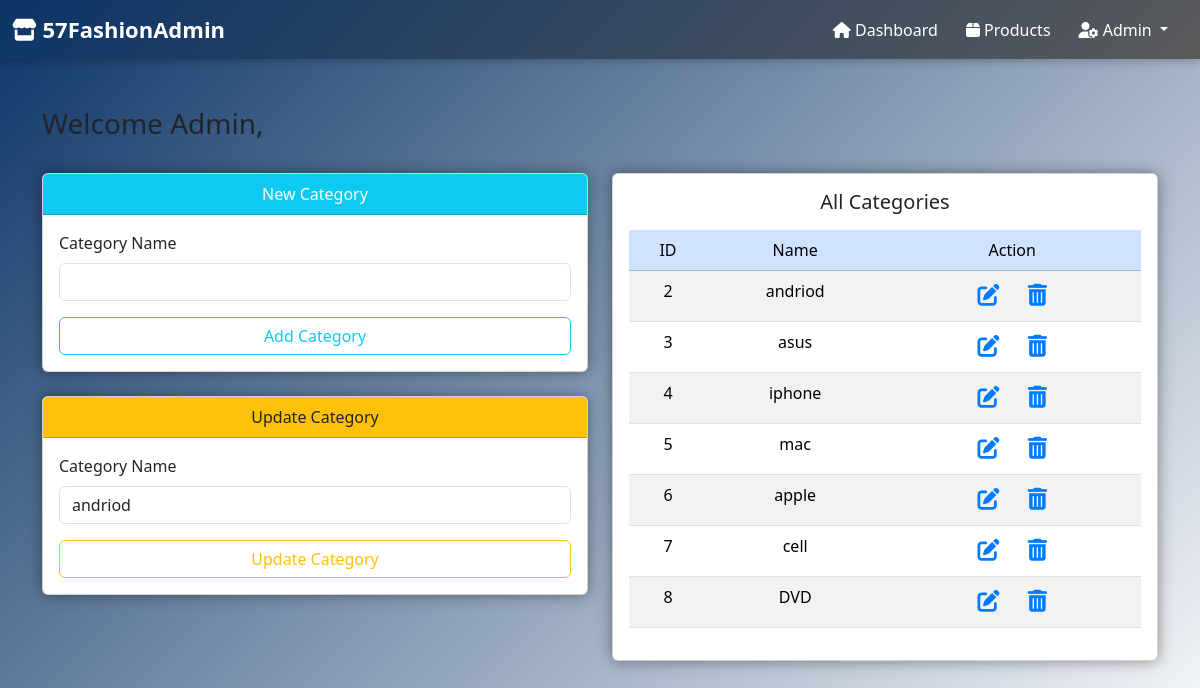
Page /57_PJ/category.php?action=edit&cid=2 on the committed database.
### tables this page shows
CREATE TABLE `category` (
  `category_id` int(11) NOT NULL,
  `category_name` varchar(35) NOT NULL,
  `description` text NOT NULL
);

### 57_PJ/category.php (the view, shortened to what this page needs)
<?php
include 'conn.php';
?>
<!DOCTYPE html>
<html lang="en">
<head>
    <link href="https://cdn.jsdelivr.net/npm/bootstrap@5.3.3/dist/css/bootstrap.min.css" rel="stylesheet">
   <link rel="stylesheet" href="https://cdnjs.cloudflare.com/ajax/libs/font-awesome/4.7.0/css/font-awesome.min.css">
</head>
<body>
    <?php include 'header.php'; ?>
    <div class="container mt-5">
        <div class="row">
            <div class="col-md-12 mb-4">
                <h3>Welcome Admin,
                </h3>
            </div>
        </div>
        <div class="row">
            <div class="col-md-6">
                <div class="card mb-4">
                    <div class="card-header bg-info text-center text-white">New Category</div>
                    <div class="card-body">
                        <form action="" method="POST">
                            <div class="mb-3">
                                <label class="form-label">Category Name</label>
                                <input type="text" name="category_name" class="form-control" required>
                            </div>
                            <div class="d-grid">
                                <input type="submit" value="Add Category" name="btnaddcategory" class="btn btn-outline-info">
                            </div>
                        </form>
                    </div>
                </div>
                <?php
                if (isset($_GET['action']) && $_GET['action'] == 'edit') {
                    $category_id = $_GET['cid'];
                    $query = "SELECT * FROM category WHERE category_id='$category_id'";
                    $go_query = mysqli_query($connection, $query);
                    while ($out = mysqli_fetch_array($go_query)) {
                        $category_name = $out['category_name'];
                ?>
                <div class="card mb-4">
                    <div class="card-header bg-warning text-center text-dark">Update Category</div>
                    <div class="card-body">
                        <form action="" method="post">
                            <div class="mb-3">
                                <label class="form-label">Category Name</label>
                                <input type="text" name="updatecatname" class="form-control" value="<?php echo $category_name; ?>" required>
                            </div>
                            <div class="d-grid">
                                <input type="submit" value="Update Category" name="btnupdatecategory" class="btn btn-outline-warning">
                            </div>
                        </form>
                    </div>
                </div>
                <?php
                    }
                }
                ?>
            </div>
            <div class="col-md-6">
                <div class="card p-3">
                    <h5 class="text-center  mb-3">All Categories</h5>
                    <table class="table table-striped text-center">
                        <thead>
                            <tr class="table-primary">
                                <td>ID</td>
                                <td>Name</td>
                                <td>Action</td>
                            </tr>
                        </thead>
                        <tbody>
                        <?php
                        $query = "SELECT * FROM category";
                        $go_query = mysqli_query($connection, $query);
                        while ($row = mysqli_fetch_array($go_query)) {
                            $category_id = $row['category_id'];
                            $category_name = $row['category_name'];
                            echo "<tr>
                                <td>{$category_id}</td>
                                <td>{$category_name}</td>
                                <td>
                                    <a href='category.php?action=edit&cid={$category_id}' class='btn btn-sm'><i class='fa fa-edit' style='font-size:22px'></i></a>
                                    <a href='category.php?action=delete&cid={$category_id}' class='btn btn-sm'><i class='fa fa-trash-o' style='font-size:22px'></i></a>
                                </td>
                            </tr>";
                        }
                        ?>
                        </tbody>
                    </table>
                </div>
            </div>
        </div>
    </div>
</body>
</html>

### 57_PJ/category.php (style rules this page uses)
body { background: linear-gradient(135deg,rgb(12, 53, 103),rgb(254, 254, 255)); min-height: 100vh; color: white; }
.card { background-color: #1e1e2f; border: none; border-radius: 20px; box-shadow: 0 0 15px rgba(0,0,0,0.4); transition: transform 0.3s ease; }
.form-control, .btn { border-radius: 10px; }
.table { color: #fff; }
.table-striped > tbody > tr:nth-of-type(odd) { background-color: #2c2c3e; }
.table-primary { background-color: #007bff !important; }
.table-primary td { color: #fff; }
a.btn { margin: 0 3px; }
.btn-sm i { color: #007bff; transition: 0.2s; }

### 57_PJ/header.php (style rules this page uses)
body { margin: 0; padding: 0; }

### rows in the picture
category: updatecatname "andriod", category_id "2", category_name "andriod"
category: category_id "3", category_name "asus"
category: category_id "4", category_name "iphone"
category: category_id "5", category_name "mac"
category: category_id "6", category_name "apple"
category: category_id "7", category_name "cell"
category: category_id "8", category_name "DVD"
